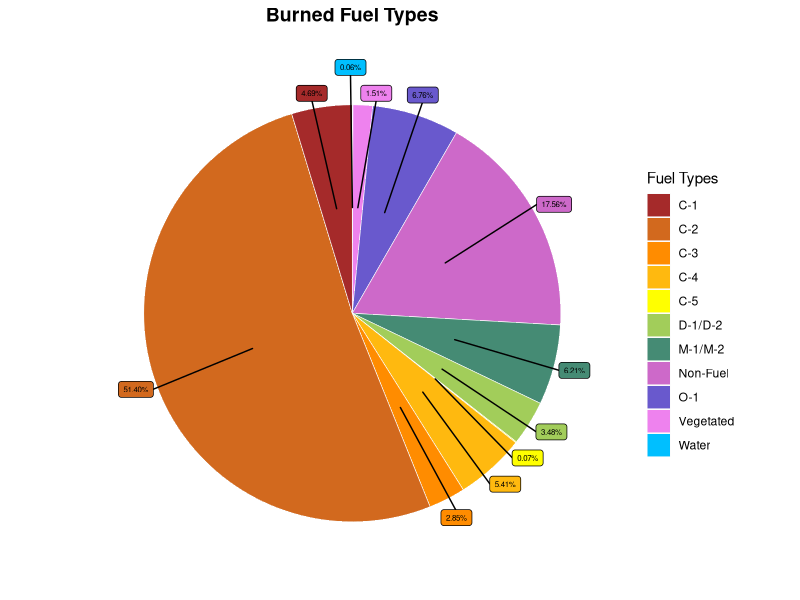
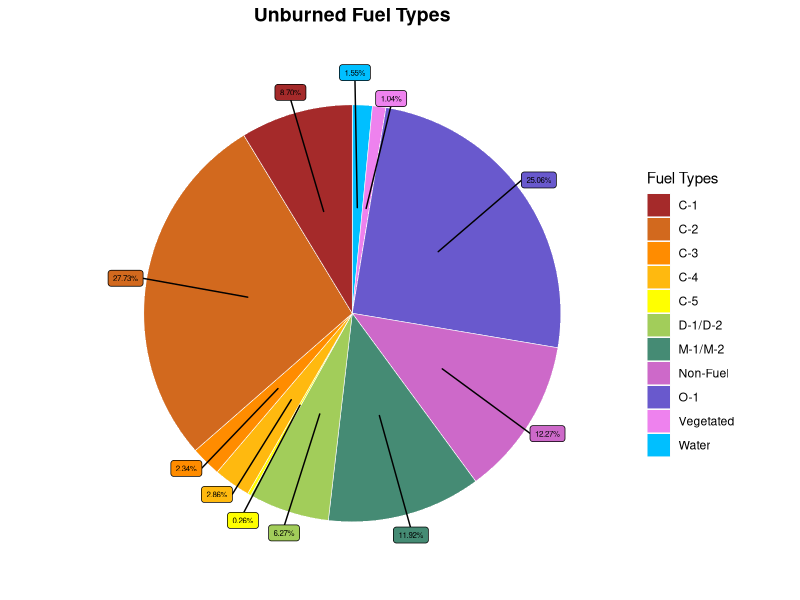
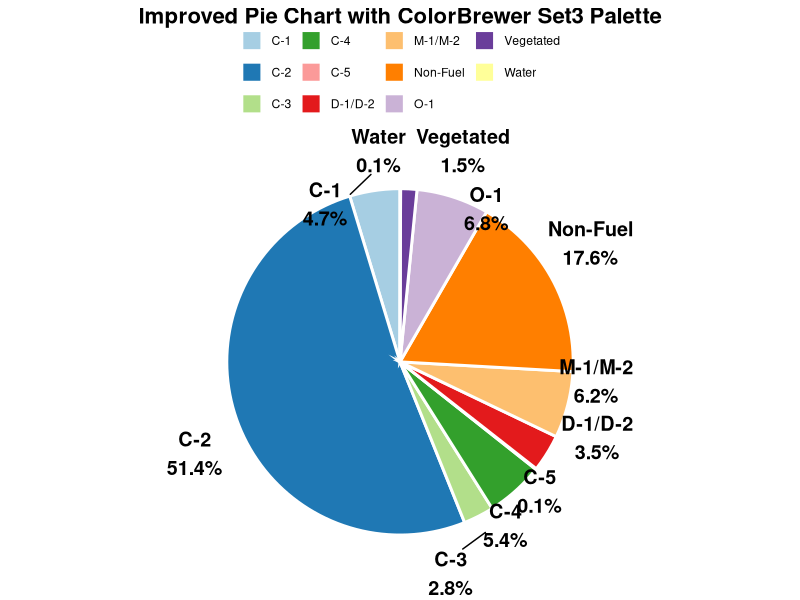
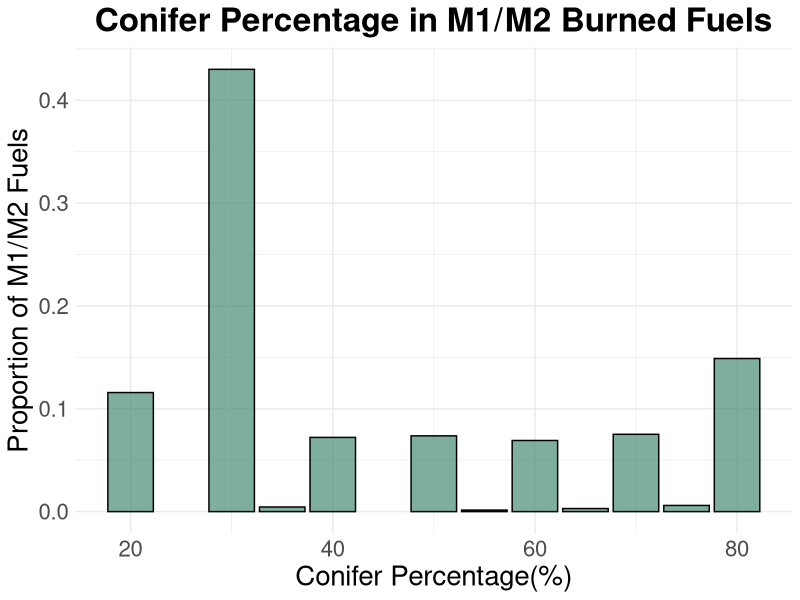
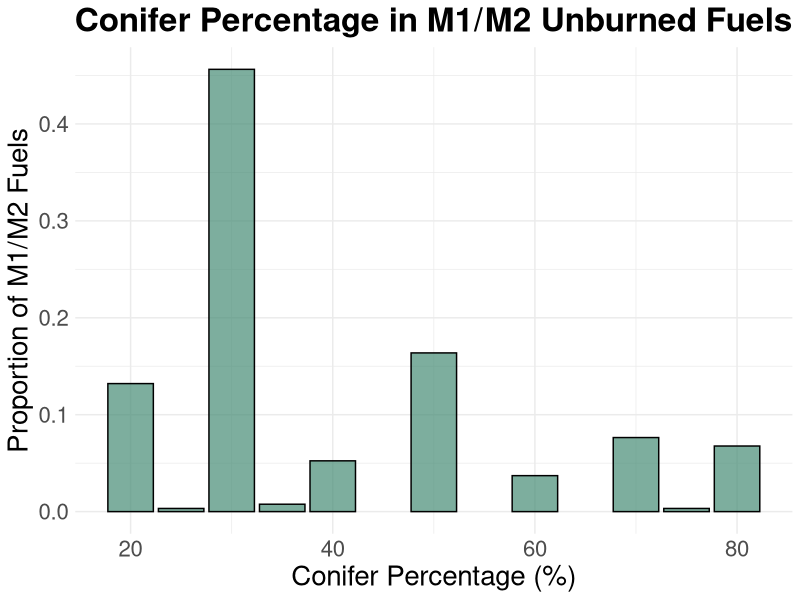
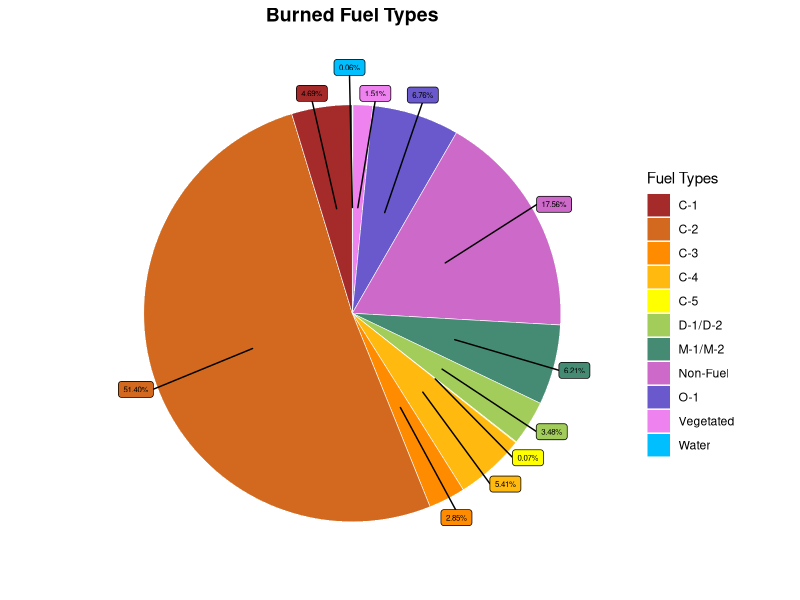
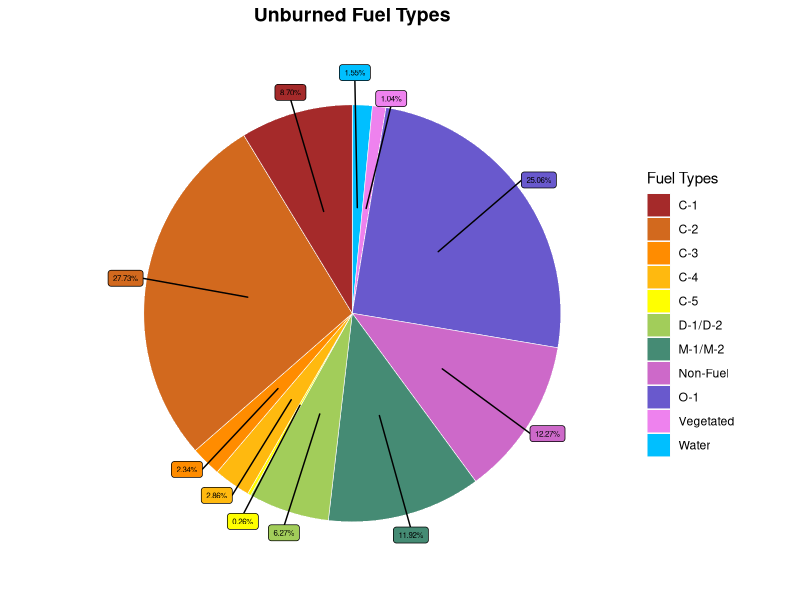
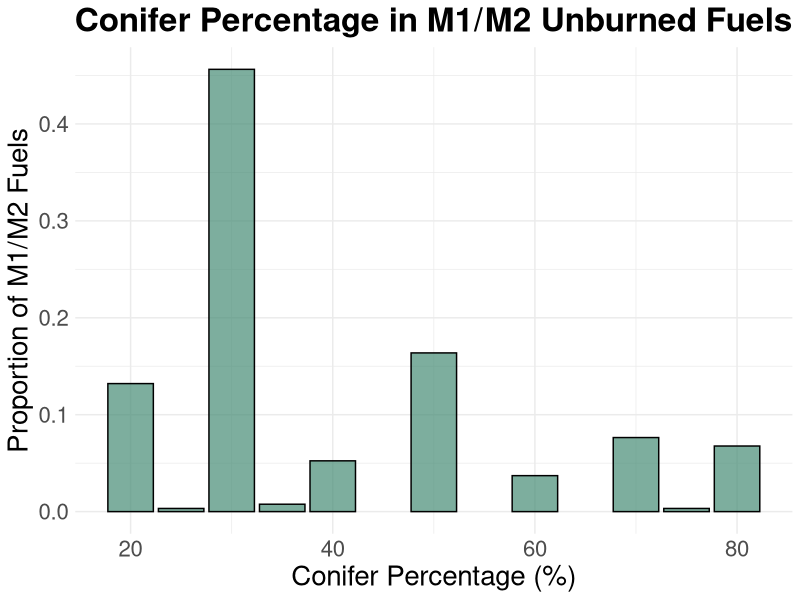

Reproduce these figures in R, in order.
library(readr)
library(dplyr)
library(stringr)
library(ggplot2)
library(RColorBrewer)
library(ggrepel)



unburned_df <- read_csv("LWF161_UnburnedFuel.csv")
burned_df <- read_csv("LWF161_BurnedFuel.csv")


#aggregate M1
burned_df <- burned_df %>%
  mutate(major_type= str_extract(FUEL_TYPE, "^[^ ]+"))

unburned_df <- unburned_df %>%
  mutate(major_type= str_extract(FUEL_TYPE, "^[^ ]+"))

agg_burned <- burned_df %>% 
  group_by(major_type) %>%
  summarise(fuel_count = sum(COUNT)) 

agg_unburned <- unburned_df %>% 
  group_by(major_type) %>%
  summarise(fuel_count = sum(COUNT)) 



#make pie charts
colors <- brewer.pal(11, "Paired")

burned_chart <- agg_burned %>% 
  mutate(perc = round((fuel_count/ sum(fuel_count)), 4)) %>% 
  mutate(labels = scales::percent(perc)) %>% 
  arrange(desc(major_type)) %>% ## arrange in the order of the legend
  mutate(text_y = cumsum(fuel_count) - fuel_count/2) ### calculate where to place the text labels

burned_chart <- burned_chart %>%
  ggplot(aes(x = "", y = fuel_count, fill = major_type)) + 
  geom_col() +
  theme_void() +
  coord_polar(theta = "y") +
  geom_bar(stat = "identity", width = 1, color = "gray98", linewidth = 0.2) +
  geom_label_repel(aes(label = labels, y = text_y), 
                   nudge_x = 0.6, nudge_y = 0.6,
                   size = 2, show.legend = F) +
  guides(fill = guide_legend(title = "Fuel Types")) +
  scale_fill_manual(values = c("brown", "chocolate", "darkorange",
                               "darkgoldenrod1", "yellow",
                               "darkolivegreen3", "aquamarine4",
                               "orchid3", "slateblue3",
                               "violet", "deepskyblue")) +
  labs(title = "Burned Fuel Types") + 
  theme(
    plot.title = element_text(hjust = 0.5, size = 14, face = "bold")
  ) 


burned_chart
ggsave("burned_fuel_pie.png", plot = burned_chart, dpi = 300, width = 4, height = 3)


unburned_chart <- agg_unburned %>% 
  mutate(perc = round((fuel_count/ sum(fuel_count)), 4)) %>% 
  mutate(labels = scales::percent(perc)) %>% 
  arrange(desc(major_type)) %>% ## arrange in the order of the legend
  mutate(text_y = cumsum(fuel_count) - fuel_count/2) ### calculate where to place the text labels

unburned_chart <- unburned_chart %>%
  ggplot(aes(x = "", y = fuel_count, fill = major_type)) + 
  geom_col() +
  theme_void() +
  geom_bar(stat = "identity", width = 1, color = "grey98", size = 0.2) +
  coord_polar(theta = "y") +
  geom_label_repel(aes(label = labels, y = text_y), 
                   nudge_x = 0.6, nudge_y = 0.6,
                   size = 2, show.legend = F) +
  guides(fill = guide_legend(title = "Fuel Types")) +
  scale_fill_manual(values = c("brown", "chocolate", "darkorange",
                               "darkgoldenrod1", "yellow",
                               "darkolivegreen3", "aquamarine4",
                               "orchid3", "slateblue3",
                               "violet", "deepskyblue")) +
  labs(title = "Unburned Fuel Types") + 
  theme(
    plot.title = element_text(hjust = 0.5, size = 14, face = "bold")
  ) 

unburned_chart
ggsave("unburned_fuel_pie.png", plot = unburned_chart, dpi = 300, width = 4, height = 3)

burned_chart <- ggplot(agg_burned, aes(x = "", y = fuel_count, fill = major_type)) +
  geom_bar(stat = "identity", color = "white") +
  geom_label_repel(aes(x = 1.6, label = scales::percent(fuel_count, accuracy = .1)), position = position_stack(vjust = .5)) +
  coord_polar("y") +
  theme_void()

# Create pie chart with ColorBrewer Set3 palette
burned_chart  <- ggplot(agg_burned, aes(x = "", y = fuel_count, fill = major_type)) +
  geom_bar(stat = "identity", width = 1, color = "white", size = 1) +  # Add white borders between slices
  coord_polar(theta = "y") +
  scale_fill_manual(values = colors) +
  labs(title = "Improved Pie Chart with ColorBrewer Set3 Palette") +
  theme_void() +
  theme(
    legend.title = element_blank(),
    legend.position = "top",
    plot.title = element_text(hjust = 0.5, size = 16, face = "bold")
  ) +
  geom_text_repel(aes(x = 1.6, label = paste0(major_type, "\n", round(fuel_count/sum(fuel_count)*100, 1), "%")), 
            position = position_stack(vjust = 0.5), color = "black", size = 5, fontface = "bold")

burned_chart

#----------------- M1/M2 Fuels -------------------------------------

#burned
burned_M <- burned_df %>%
  filter(major_type == "M-1/M-2") %>%
  mutate(percent_C = as.numeric(str_extract(FUEL_TYPE_, "\\d+(?=%)")))

total_M_burned <- sum(burned_M$COUNT)

burned_M <- burned_M %>%
  mutate(FREQ = COUNT / total_M_burned)

burned_M_plot <- ggplot(burned_M, aes(x = percent_C, y =FREQ)) +
  geom_bar(stat = "identity", fill = "aquamarine4", color = "black", alpha = 0.7) +
  labs(x = "Conifer Percentage(%)", y = "Proportion of M1/M2 Fuels", title = "Conifer Percentage in M1/M2 Burned Fuels") +
  theme_minimal() +
  theme(
    plot.title = element_text(hjust = 0.5, size = 24, face = "bold"),
    axis.title = element_text(size = 20),                         # Axis labels size
    axis.text = element_text(size = 16)                          # Axis text size
  ) 

burned_M_plot
#unburned
unburned_M <- unburned_df %>%
  filter(major_type == "M-1/M-2") %>%
  mutate(percent_C = as.numeric(str_extract(FUEL_TYPE_, "\\d+(?=%)")))

total_M_unburned <- sum(unburned_M$COUNT)

unburned_M <- unburned_M %>%
  mutate(FREQ = COUNT / total_M_unburned)

unburned_M_plot <- ggplot(unburned_M, aes(x = percent_C, y = FREQ)) +
  geom_bar(stat = "identity", fill = "aquamarine4", color = "black", alpha = 0.7) +
  labs(x = "Conifer Percentage (%)", y = "Proportion of M1/M2 Fuels", title = "Conifer Percentage in M1/M2 Unburned Fuels") +
  theme_minimal() +
  theme(
  plot.title = element_text(hjust = 0.5, size = 24, face = "bold"),
  axis.title = element_text(size = 20),                         # Axis labels size
  axis.text = element_text(size = 16)                          # Axis text size
  ) 

unburned_M_plot

ggsave("unburned_M1M2.png", plot = unburned_M_plot, dpi = 300, width = 8, height = 6)
ggsave("burned_M1M2.png", plot = burned_M_plot, dpi = 300, width = 8, height = 6)

